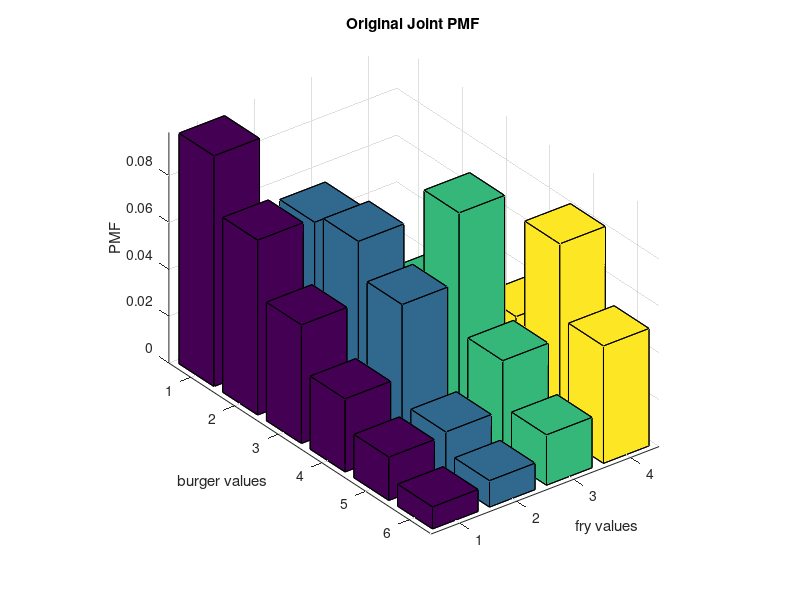
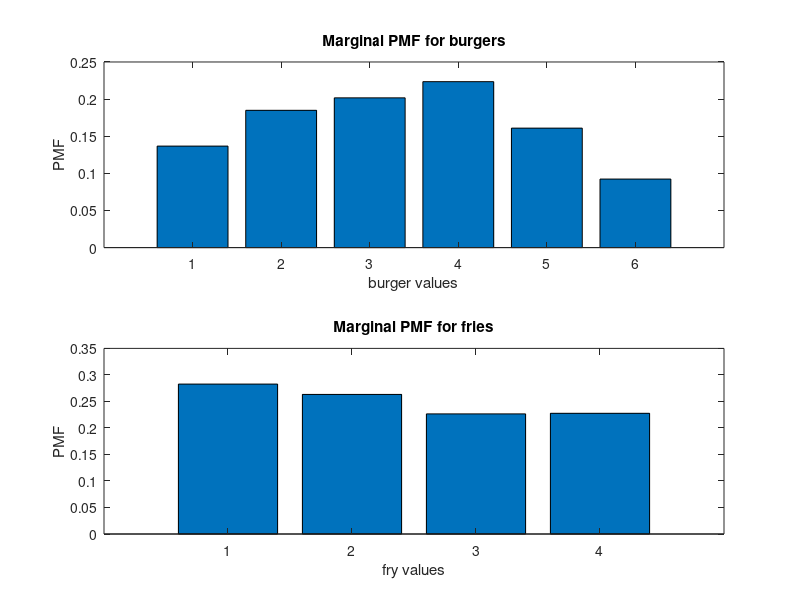
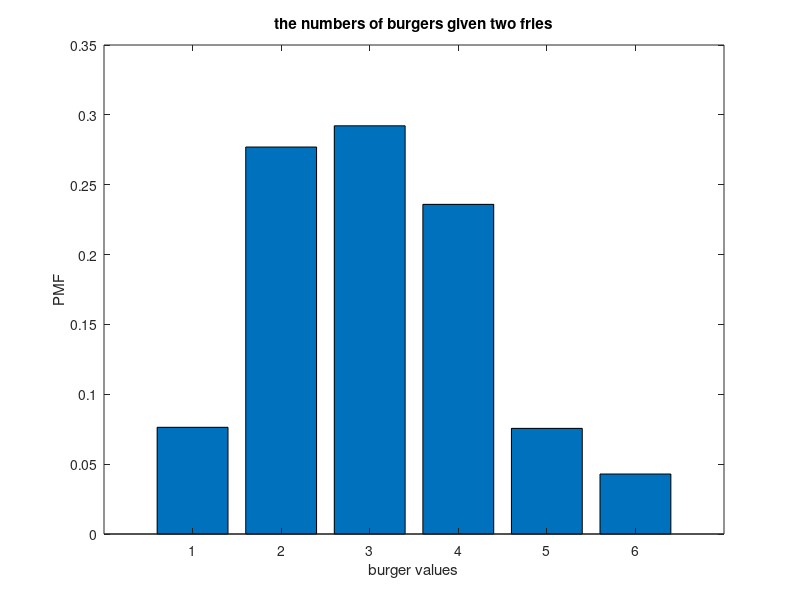

These figures' MATLAB source, in order:
clear all;
close all;

load('burgerfry.mat');
   
% create 6x4 matrix with all 0s
BF = zeros(6,4);

for i = 1:10000
    row = outcomes(i,1);
    column = outcomes(i,2);
                
    BF(row,column) = BF(row,column)+1;

end
BF = BF/10000;

figure(1);
bar3(BF);
xlabel('fry values');
ylabel('burger values');
zlabel('PMF');
title('Original Joint PMF');

% 3 burgers and 2 fries
BF(3,2)


figure(2);
marg_y = sum(BF); % marginal fries
marg_x = sum(BF'); % marginal burgers

subplot(2,1,1);
bar(marg_x);
title('Marginal PMF for burgers');
xlabel('burger values');
ylabel('PMF');

subplot(2,1,2);
bar(marg_y);
title('Marginal PMF for fries');
xlabel('fry values');
ylabel('PMF');

% burger expectation
e_burger = 0;
for i = 1:6
    e_burger = e_burger + i*marg_x(i);
end

% fry expectation
e_fry = 0;
for i = 1:4
    e_fry = e_fry + i*marg_y(i);
end

g = 2*e_burger + 1*e_fry;

h = zeros(1,6);

for i = 1:6
    h(i) = BF(i,2);
end

figure(3);
h = h/marg_y(2);
bar(h);
title('the numbers of burgers given two fries');
xlabel('burger values');
ylabel('PMF');